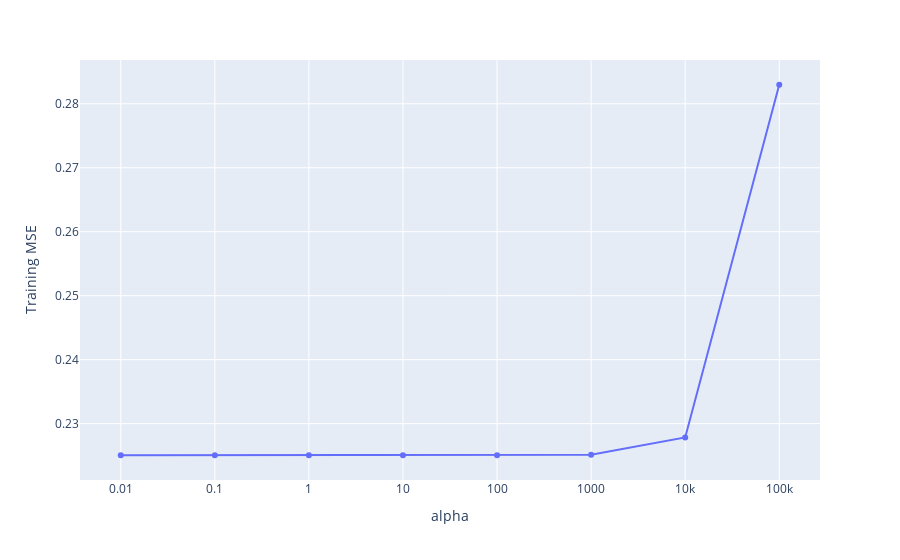

This figure's notebook cell:
### Code cell
fig = px.line(param_df, x = "alpha", y = "Training MSE", log_x = True, markers = True)
#fig.write_image("MSE_vs_alpha_most_basic.png", scale = 3)
fig.show()

### Figure 1 — Plotly figure (JSON) as saved in the notebook; plotly's stock layout.template omitted (floating-point values rounded to 4 significant figures)
{"data": [{"hovertemplate": "alpha=%{x}<br>Training MSE=%{y}<extra></extra>", "legendgroup": "", "line": {"color": "#636efa", "dash": "solid"}, "marker": {"symbol": "circle"}, "mode": "lines+markers", "name": "", "orientation": "v", "showlegend": false, "type": "scatter", "x": [0.01, 0.1, 1, 10, 100, 1000, 10000, 100000], "xaxis": "x", "y": [0.2251, 0.2251, 0.2251, 0.2251, 0.2251, 0.2251, 0.2278, 0.283], "yaxis": "y"}], "layout": {"legend": {"tracegroupgap": 0}, "margin": {"t": 60}, "xaxis": {"anchor": "y", "domain": [0, 1], "title": {"text": "alpha"}, "type": "log"}, "yaxis": {"anchor": "x", "domain": [0, 1], "title": {"text": "Training MSE"}}}}
